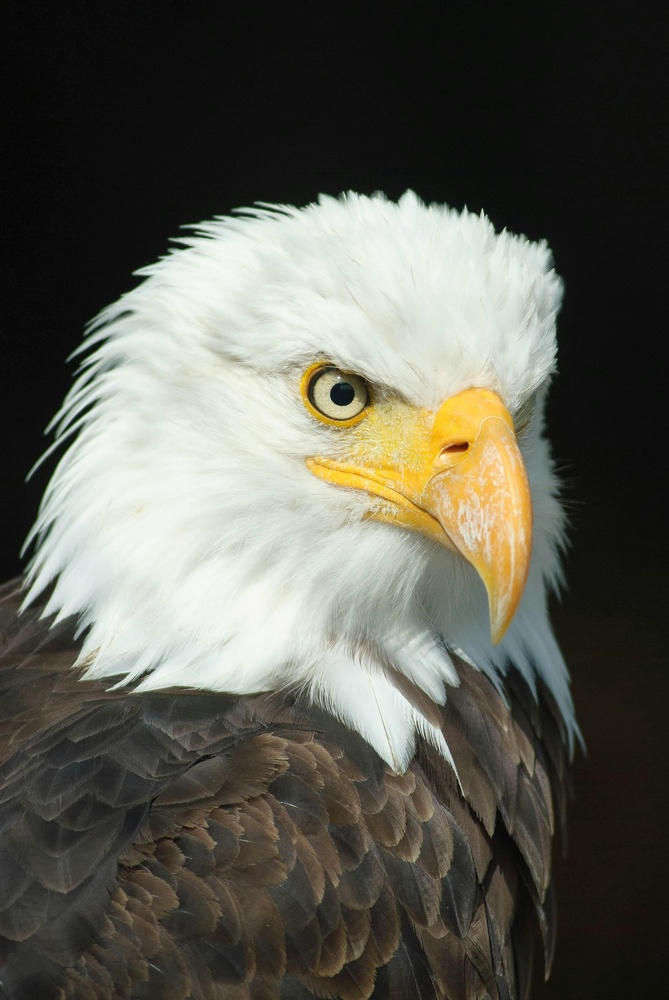
#> input picture Lab Manual/Experiment - 12/Images.jpg, 669 x 1000 px, shrunk from 2273 x 3396 before the run
$ jupyter execute hit_and_miss_transformation.ipynb
#> lines starting #> are read from the running program, lines starting #| are printed output that depends on the picture
[cell 1]
import cv2
import numpy as np

image = cv2.imread("./Images.jpg", 0)
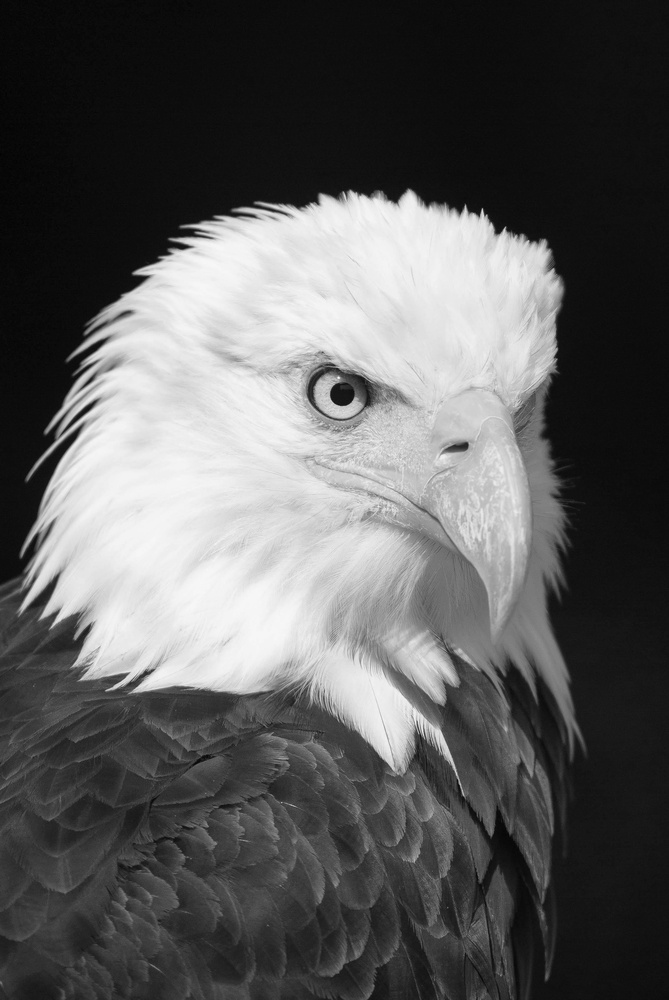
#> image: shape (1000, 669); min 1, max 253, mean 92.3
pattern = np.array([[-1, 1, -1], [1, 1, 1], [-1, 1, -1]], dtype=np.int8)
result = cv2.morphologyEx(image, cv2.MORPH_HITMISS, pattern)
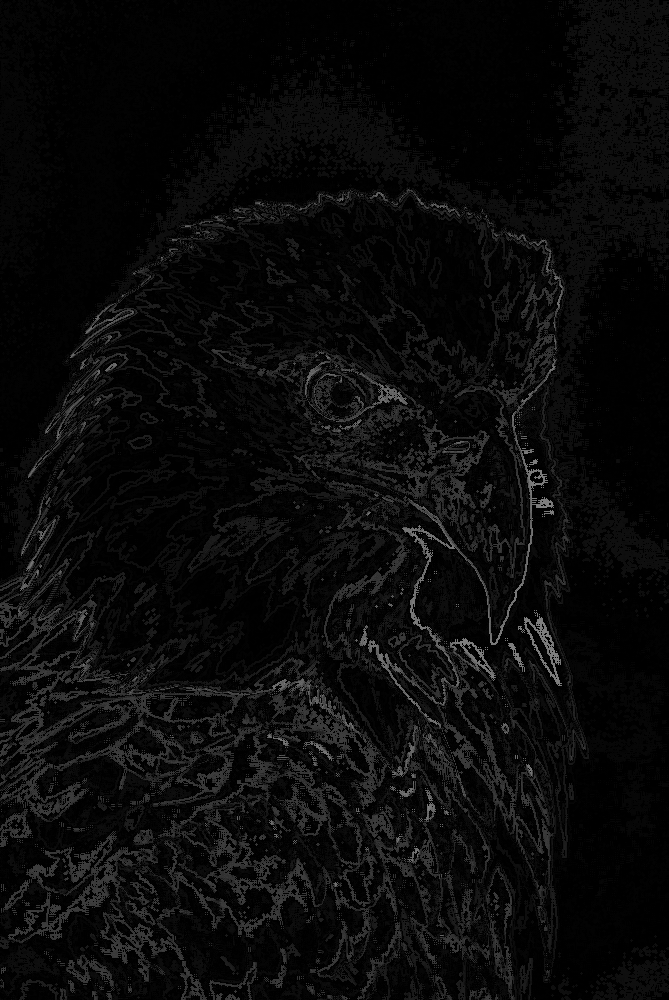
#> result: shape (1000, 669); min 0, max 127, mean 10.2
cv2.imwrite("hit_miss_transformation_result.jpg", result)

print("The Result is Saved")
